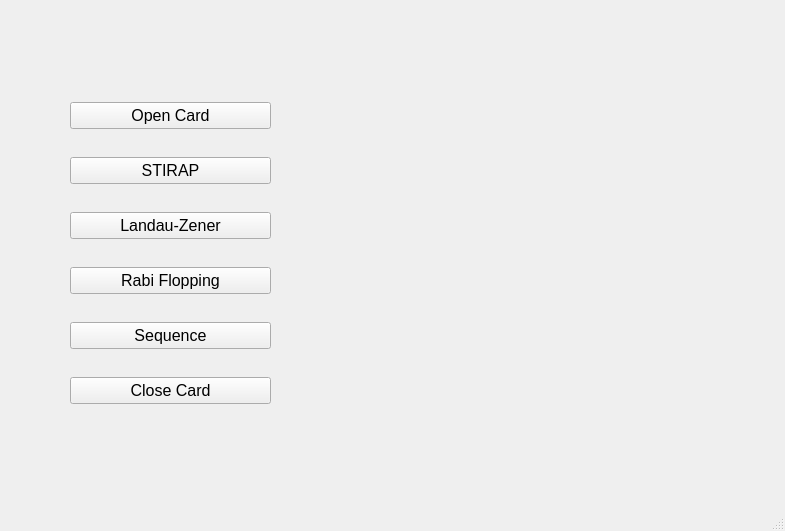
<?xml version="1.0" encoding="UTF-8"?>
<ui version="4.0">
 <class>MainWindow</class>
 <widget class="QMainWindow" name="MainWindow">
  <property name="geometry">
   <rect>
    <x>0</x>
    <y>0</y>
    <width>785</width>
    <height>531</height>
   </rect>
  </property>
  <property name="windowTitle">
   <string>MainWindow</string>
  </property>
  <property name="windowIcon">
   <iconset>
    <normaloff>C:/Users/Deva/.designer/backup/img/icon.jpg</normaloff>C:/Users/Deva/.designer/backup/img/icon.jpg</iconset>
  </property>
  <widget class="QWidget" name="centralwidget">
   <widget class="QWidget" name="layoutWidget">
    <property name="geometry">
     <rect>
      <x>70</x>
      <y>80</y>
      <width>201</width>
      <height>351</height>
     </rect>
    </property>
    <layout class="QVBoxLayout" name="verticalLayout">
     <item>
      <widget class="QPushButton" name="open_card">
       <property name="font">
        <font>
         <pointsize>12</pointsize>
         <weight>50</weight>
         <italic>false</italic>
         <bold>false</bold>
         <underline>false</underline>
         <strikeout>false</strikeout>
        </font>
       </property>
       <property name="text">
        <string>Open Card</string>
       </property>
      </widget>
     </item>
     <item>
      <widget class="QPushButton" name="STIRAP">
       <property name="font">
        <font>
         <pointsize>12</pointsize>
        </font>
       </property>
       <property name="text">
        <string>STIRAP</string>
       </property>
      </widget>
     </item>
     <item>
      <widget class="QPushButton" name="LZ">
       <property name="font">
        <font>
         <pointsize>12</pointsize>
        </font>
       </property>
       <property name="text">
        <string>Landau-Zener</string>
       </property>
      </widget>
     </item>
     <item>
      <widget class="QPushButton" name="Rabi">
       <property name="font">
        <font>
         <pointsize>12</pointsize>
        </font>
       </property>
       <property name="text">
        <string>Rabi Flopping</string>
       </property>
      </widget>
     </item>
     <item>
      <widget class="QPushButton" name="Sequence">
       <property name="font">
        <font>
         <pointsize>12</pointsize>
        </font>
       </property>
       <property name="text">
        <string>Sequence</string>
       </property>
      </widget>
     </item>
     <item>
      <widget class="QPushButton" name="close_card">
       <property name="font">
        <font>
         <pointsize>12</pointsize>
         <weight>50</weight>
         <italic>false</italic>
         <bold>false</bold>
         <underline>false</underline>
         <strikeout>false</strikeout>
        </font>
       </property>
       <property name="text">
        <string>Close Card</string>
       </property>
      </widget>
     </item>
    </layout>
   </widget>
  </widget>
  <widget class="QMenuBar" name="menubar">
   <property name="geometry">
    <rect>
     <x>0</x>
     <y>0</y>
     <width>785</width>
     <height>21</height>
    </rect>
   </property>
  </widget>
  <widget class="QStatusBar" name="statusbar"/>
 </widget>
 <resources/>
 <connections/>
</ui>
